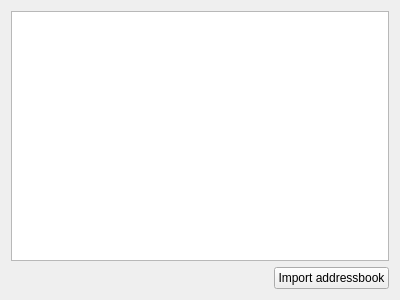
<?xml version="1.0" encoding="UTF-8"?>
<ui version="4.0">
 <class>ImportAddressbookPage</class>
 <widget class="QWidget" name="ImportAddressbookPage">
  <property name="geometry">
   <rect>
    <x>0</x>
    <y>0</y>
    <width>400</width>
    <height>300</height>
   </rect>
  </property>
  <layout class="QVBoxLayout" name="verticalLayout">
   <item>
    <widget class="QListWidget" name="logAddressBook"/>
   </item>
   <item>
    <layout class="QHBoxLayout" name="horizontalLayout">
     <item>
      <spacer name="horizontalSpacer">
       <property name="orientation">
        <enum>Qt::Horizontal</enum>
       </property>
       <property name="sizeHint" stdset="0">
        <size>
         <width>40</width>
         <height>20</height>
        </size>
       </property>
      </spacer>
     </item>
     <item>
      <widget class="QPushButton" name="importAddressBook">
       <property name="text">
        <string>Import addressbook</string>
       </property>
      </widget>
     </item>
    </layout>
   </item>
  </layout>
 </widget>
 <resources/>
 <connections/>
</ui>
